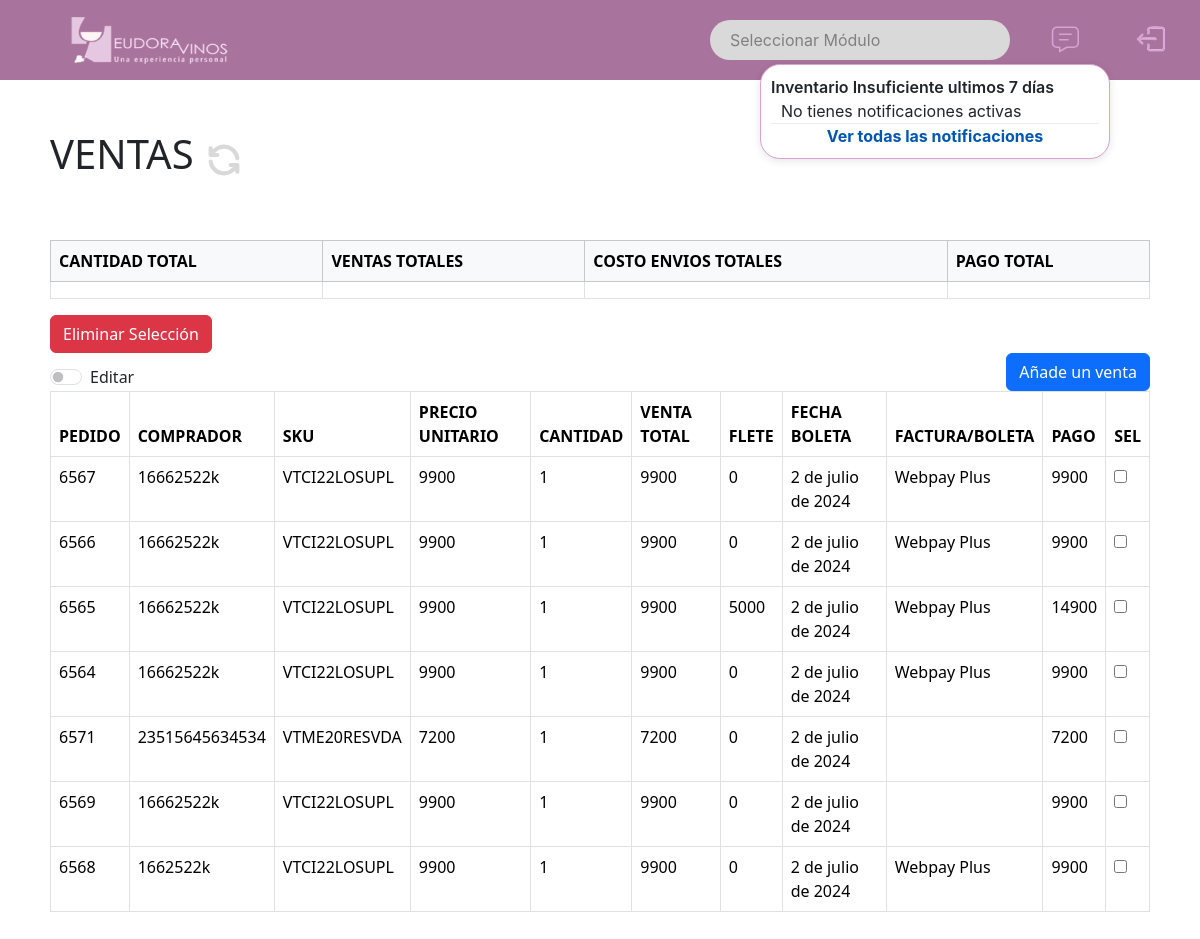
Page /venta/ (signed in) on the earlier database version.
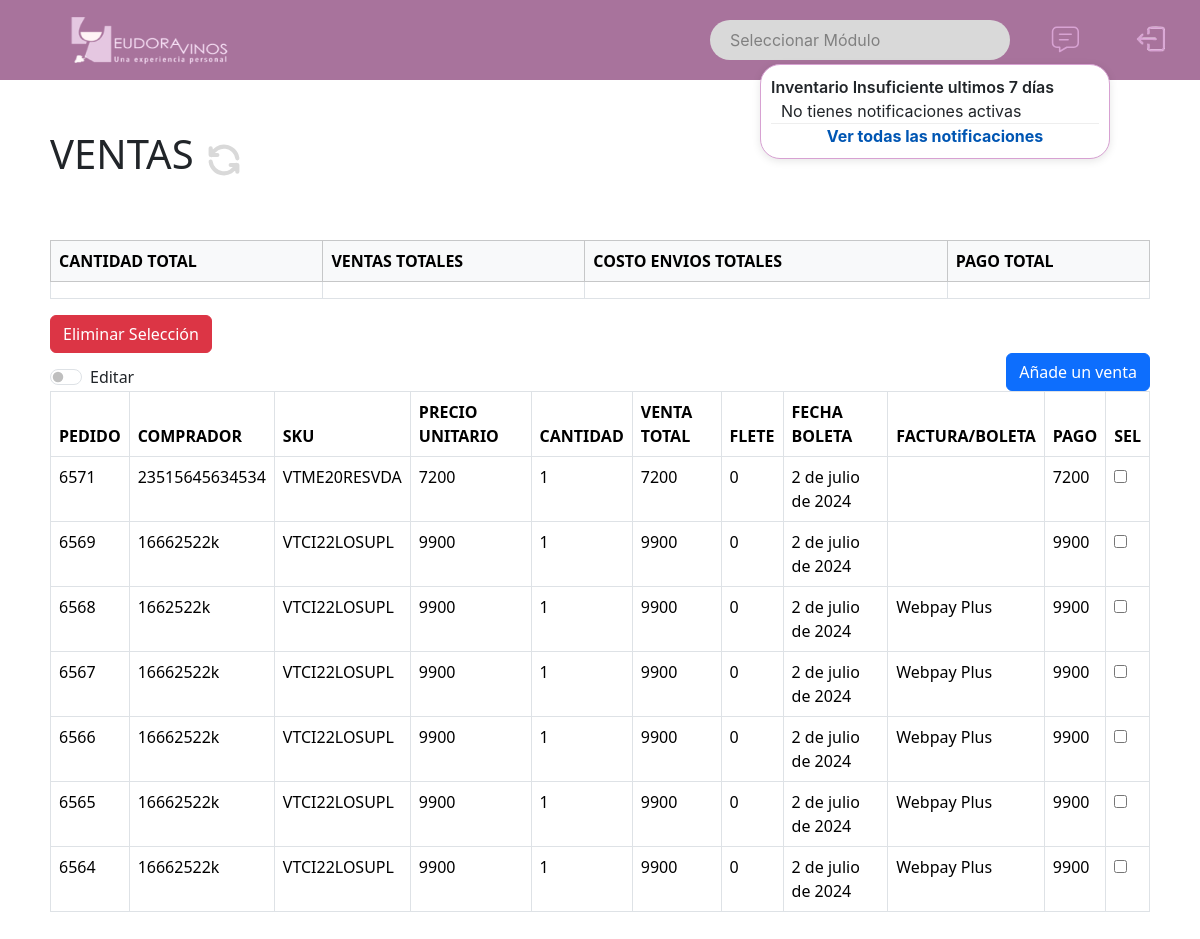
Same page on the later database version.
### website/models.py (models this page shows, shortened)
class Ventas(models.Model):
    pedido = models.CharField(primary_key=True ,unique=True, max_length=50, default='0')
    SKU = models.ForeignKey(Producto, on_delete=models.CASCADE) # foreign key
    rut = models.ForeignKey(Cliente, on_delete=models.CASCADE) # foreign key
    precio_unitario = models.IntegerField(null=True)
    cantidad = models.IntegerField(null=True)
    venta_total = models.IntegerField(null=True)
    flete = models.IntegerField(null=True)
    factura_o_boleta = models.CharField(max_length=50, null=True)
    fecha_boleta = models.DateField(null=True)
    pago = models.IntegerField(null=True)

class Cliente(models.Model):
    rut = models.CharField(primary_key=True, max_length=20)
    nombre = models.CharField( max_length=50, null=True)
    email = models.EmailField(null=True)
    comuna = models.CharField(max_length=50, null=True)
    calle = models.CharField(max_length=50, null=True)
    numero_de_casa = models.CharField(max_length=50, null=True)
    telefono = models.IntegerField(null=True)
    def __str__(self):
        return self.rut

class Producto(models.Model):
    SKU = models.CharField(primary_key=True, max_length=50, unique=True)
    tipo_producto = models.CharField(max_length=50)
    cepa= models.CharField(max_length=50, null=True)
    cosecha = models.CharField(max_length=50, null=True)
    nombre_producto = models.CharField(max_length=50, null=True)
    viña= models.CharField(max_length=150, null=True)
    def __str__(self):
        return self.SKU

### website/views.py (the view)
# urls.py: path('venta/', views.ventas, name='venta'), #muestra
@login_required
def ventas(request):
    ventas = Ventas.objects.all()
    return render(request, 'ventas.html', {'ventas': ventas})

### website/context_processors.py (called while the page is built)
def notificaciones(request):
    fecha_limite = datetime.now().date() - timedelta(days=7)
    notificaciones_activas = Alerta_stock.objects.filter(fecha_alerta__gte=fecha_limite)
    return {'notificaciones_activas': notificaciones_activas}

### website/templates/ventas.html (shortened to what the changed rows need)
{% load static%}
{% include "base.html" %}
{% block content %}
    <div id="tablas-css">
        <link type="text/css" href='{% static "css/tablas.css" %}' rel="stylesheet"/>
        <div id="titulo-modelo">
            <h1>VENTAS</h1>
        </div>
        <div>
            <table id="totals-table" class="table table-bordered table-hover ">
                <thead class="table-light">
                    <tr>
                        <th scope="col" >CANTIDAD TOTAL</th>
                        <th scope="col">VENTAS TOTALES</th>
                        <th scope="col">COSTO ENVIOS TOTALES</th>
                        <th scope="col">PAGO TOTAL</th>
                    </tr>
                </thead>
            </table>
        </div>
        <table id="table" summary="tabla venta" class="table table-bordered table-hover dt-responsive">
            <thead>
            <tr class="listado">
                <th> PEDIDO </th>
                <th> COMPRADOR </th>
                <th> SKU </th>
                <th> PRECIO UNITARIO </th>
                <th> CANTIDAD </th>
                <th> VENTA TOTAL </th>
                <th> FLETE </th>
                <th> FECHA BOLETA </th>
                <th> FACTURA/BOLETA </th>
                <th> PAGO </th>
                <th> SEL </th>
            </tr>
            </thead>
            <tbody>
                {% for venta in ventas %}
                <tr class="listado">
                    <td>{{ venta.pedido }}</td>
                    <td>{{ venta.rut }}</td>
                    <td>{{ venta.SKU }}</td>
                    <td class="editable" data-pedido="{{ venta.pedido }}" data-type="precio_unitario">{{ venta.precio_unitario }}</td>
                    <td class="editable" data-pedido="{{ venta.pedido }}" data-type="cantidad">{{ venta.cantidad }}</td>
                    <td>{{ venta.venta_total }}</td>
                    <td class="editable" data-pedido="{{ venta.pedido }}" data-type="flete">{{ venta.flete }}</td>
                    <td class="editable" data-pedido="{{ venta.pedido }}" data-type="fecha_boleta">{{ venta.fecha_boleta }}</td>
                    <td class="editable" data-pedido="{{ venta.pedido }}" data-type="factura_o_boleta">{{ venta.factura_o_boleta }}</td>
                    <td>{{ venta.pago }}</td>
                    <td>
                        <input type="checkbox" data-pedido="{{ venta.pedido }}" name="seleccionar">
                    </td>
                </tr>
                {% endfor %}
            </tbody>
        </table>
    </div>
{% endblock %}

Differences in the rows shown:
shown differently, row unchanged: Ventas "VTME20RESVDA": moves up the list
shown differently, row unchanged: Ventas id 6569: moves up the list
shown differently, row unchanged: Ventas id 6568: moves up the list
changed Ventas id 6565: flete "5000" → "0"; pago "14900" → "9900"
